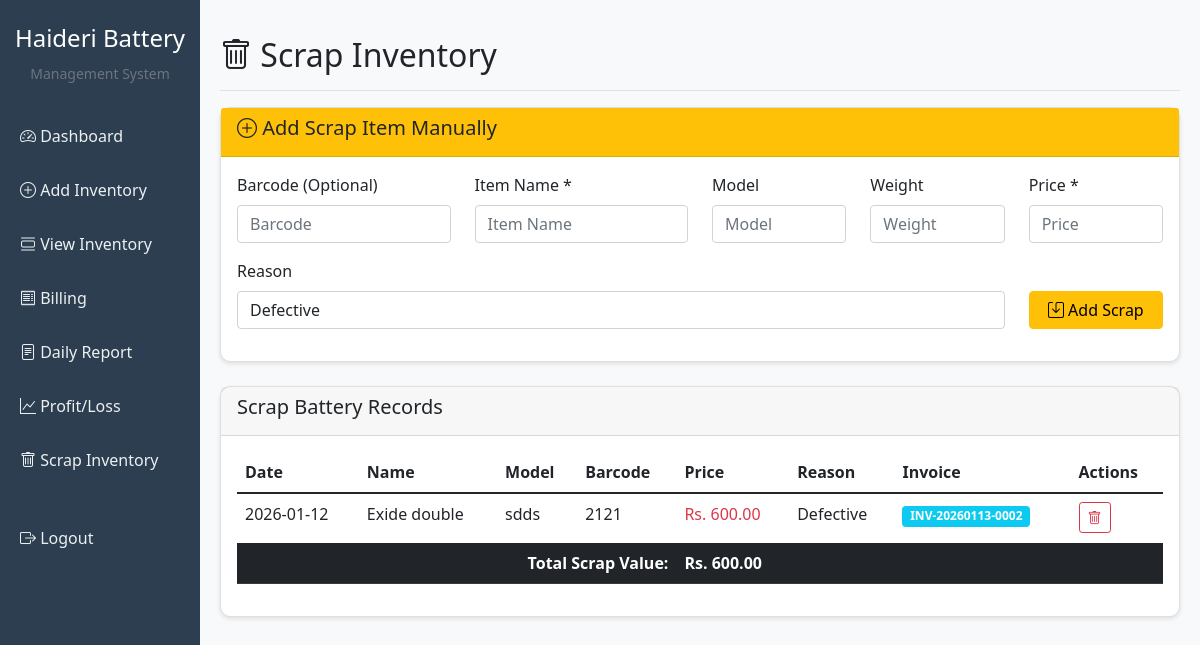
Page /scrap_inventory (signed in) on the committed database.
### app.py (models this page shows)
class ScrapInventory(db.Model):
    id = db.Column(db.Integer, primary_key=True)
    barcode = db.Column(db.String(100))
    name = db.Column(db.String(200), nullable=False)
    model = db.Column(db.String(100))
    weight = db.Column(db.Float)
    price = db.Column(db.Float, nullable=False)
    reason = db.Column(db.Text)
    sold_invoice = db.Column(db.String(50))
    created_at = db.Column(db.DateTime, default=datetime.utcnow)

### app.py (the view, shortened to what this page needs)
@app.route('/scrap_inventory', methods=['GET', 'POST'])
@login_required
def scrap_inventory():
    scraps = ScrapInventory.query.all()
    return render_template('scrap_inventory.html', scraps=scraps)

### app.py (called while the page is built)
@login_manager.user_loader
def load_user(user_id):
    return User.query.get(int(user_id))

### templates/scrap_inventory.html (shortened to what this page needs)
{% extends "base.html" %}
{% block content %}
<div class="d-flex justify-content-between flex-wrap flex-md-nowrap align-items-center pt-3 pb-2 mb-3 border-bottom">
    <h1 class="h2"><i class="bi bi-trash"></i> Scrap Inventory</h1>
</div>
<div class="card mb-4">
    <div class="card-header bg-warning text-dark">
        <h5><i class="bi bi-plus-circle"></i> Add Scrap Item Manually</h5>
    </div>
    <div class="card-body">
        <form method="POST" action="{{ url_for('scrap_inventory') }}">
            <div class="row">
                <div class="col-md-3 mb-3">
                    <label class="form-label">Barcode (Optional)</label>
                    <input type="text" class="form-control" name="barcode" placeholder="Barcode">
                </div>
                <div class="col-md-3 mb-3">
                    <label class="form-label">Item Name *</label>
                    <input type="text" class="form-control" name="name" placeholder="Item Name" required>
                </div>
                <div class="col-md-2 mb-3">
                    <label class="form-label">Model</label>
                    <input type="text" class="form-control" name="model" placeholder="Model">
                </div>
                <div class="col-md-2 mb-3">
                    <label class="form-label">Weight</label>
                    <input type="text" class="form-control" name="weight" placeholder="Weight">
                </div>
                <div class="col-md-2 mb-3">
                    <label class="form-label">Price *</label>
                    <input type="number" class="form-control" name="price" placeholder="Price" step="0.01" required>
                </div>
            </div>
            <div class="row">
                <div class="col-md-10 mb-3">
                    <label class="form-label">Reason</label>
                    <select class="form-control" name="reason">
                        <option value="Defective">Defective</option>
                    </select>
                </div>
                <div class="col-md-2 mb-3 d-flex align-items-end">
                    <button type="submit" class="btn btn-warning w-100">
                        <i class="bi bi-save"></i> Add Scrap
                    </button>
                </div>
            </div>
        </form>
    </div>
</div>
<div class="card">
    <div class="card-header"><h5>Scrap Battery Records</h5></div>
    <div class="card-body">
        {% if scraps %}
        <div class="table-responsive">
            <table class="table table-hover">
                <thead>
                    <tr>
                        <th>Date</th>
                        <th>Name</th>
                        <th>Model</th>
                        <th>Barcode</th>
                        <th>Price</th>
                        <th>Reason</th>
                        <th>Invoice</th>
                        <th>Actions</th>
                    </tr>
                </thead>
                <tbody>
                    {% for scrap in scraps %}
                    <tr>
                        <td>{{ scrap.created_at.strftime('%Y-%m-%d') }}</td>
                        <td>{{ scrap.name }}</td>
                        <td>{{ scrap.model or '-' }}</td>
                        <td>{{ scrap.barcode or '-' }}</td>
                        <td class="text-danger">Rs. {{ "%.2f"|format(scrap.price) }}</td>
                        <td>{{ scrap.reason or 'N/A' }}</td>
                        <td>
                            {% if scrap.sold_invoice %}
                            <a href="{{ url_for('invoice', invoice_number=scrap.sold_invoice) }}" class="badge bg-info text-decoration-none">
                                {{ scrap.sold_invoice }}
                            </a>
                            {% else %}
                            <span class="badge bg-secondary">Manual Entry</span>
                            {% endif %}
                        </td>
                        <td>
                            {% if current_user.role == 'admin' %}
                            <a href="{{ url_for('delete_scrap', id=scrap.id) }}" class="btn btn-sm btn-outline-danger">
                                <i class="bi bi-trash"></i>
                            </a>
                            {% endif %}
                        </td>
                    </tr>
                    {% endfor %}
                </tbody>
                <tfoot class="table-dark">
                    <tr>
                        <td colspan="4" class="text-end"><strong>Total Scrap Value:</strong></td>
                        <td colspan="4">
                            <strong>Rs. {{ "%.2f"|format(scraps|sum(attribute='price')) }}</strong>
                        </td>
                    </tr>
                </tfoot>
            </table>
        </div>
        {% else %}
        <div class="text-center py-5">
            <h4 class="text-muted">No scrap items found</h4>
        </div>
        {% endif %}
    </div>
</div>
{% endblock %}

### templates/base.html (style rules this page uses)
body { background-color: #f8f9fa; }
.card { border-radius: 10px; box-shadow: 0 2px 4px rgba(0,0,0,0.1); }

### rows in the picture
ScrapInventory: created_at "2026-01-12", name "Exide double", model "sdds", barcode "2121", price "600.00", reason "Defective", sold_invoice "INV-20260113-0002"

### other values in the picture
{{ "%.2f"|format(scraps|sum(attribute='price')) }} "600.00"
